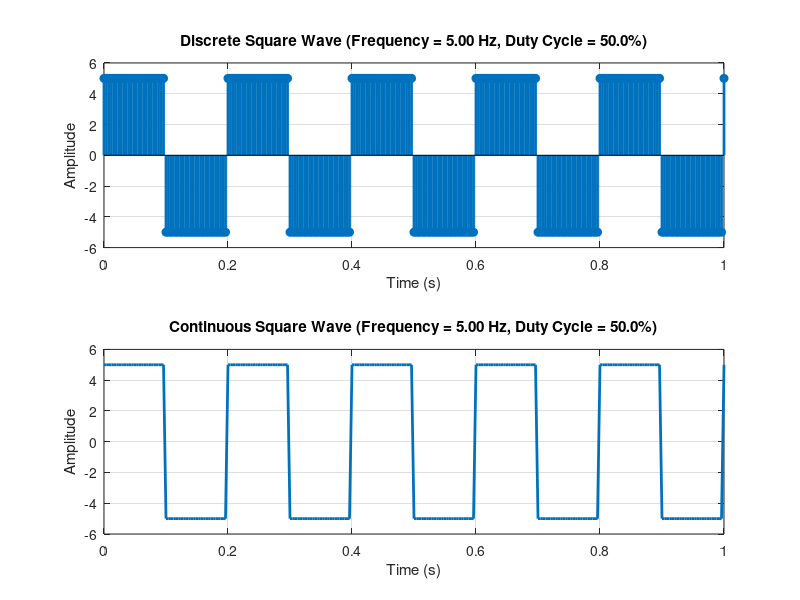

Write MATLAB code to recreate this figure.
clc;
clf;

Am = input("Enter the maximum amplitude of the wave: ");
Fm = input("Enter the frequency of the wave (Hz): ");
Cy = input("Enter the number of cycles of the wave: ");

DutyCycle = 50;

% Time vector for square wave
t = 0 : (1/(50 * Fm)) : Cy/Fm;
Square_wave = Am * square(2 * pi * Fm * t, DutyCycle);

% Determine max and min amplitude values
max_amplitude = max(Square_wave);
min_amplitude = min(Square_wave);

% Set y-axis limits
y_min = min_amplitude - 1;
y_max = max_amplitude + 1;

% Subplot for discrete square wave
subplot(2, 1, 1);
stem(t, Square_wave, 'filled', 'LineWidth', 2);
title(sprintf('Discrete Square Wave (Frequency = %.2f Hz, Duty Cycle = %.1f%%)', Fm, DutyCycle));
xlabel('Time (s)');
ylabel('Amplitude');
grid on;
% Adjust y-axis limits
ylim([y_min y_max]);

% Subplot for continuous square wave
subplot(2, 1, 2);
plot(t, Square_wave, 'LineWidth', 2);
title(sprintf('Continuous Square Wave (Frequency = %.2f Hz, Duty Cycle = %.1f%%)', Fm, DutyCycle));
xlabel('Time (s)');
ylabel('Amplitude');
grid on;
% Adjust y-axis limits
ylim([y_min y_max]);


